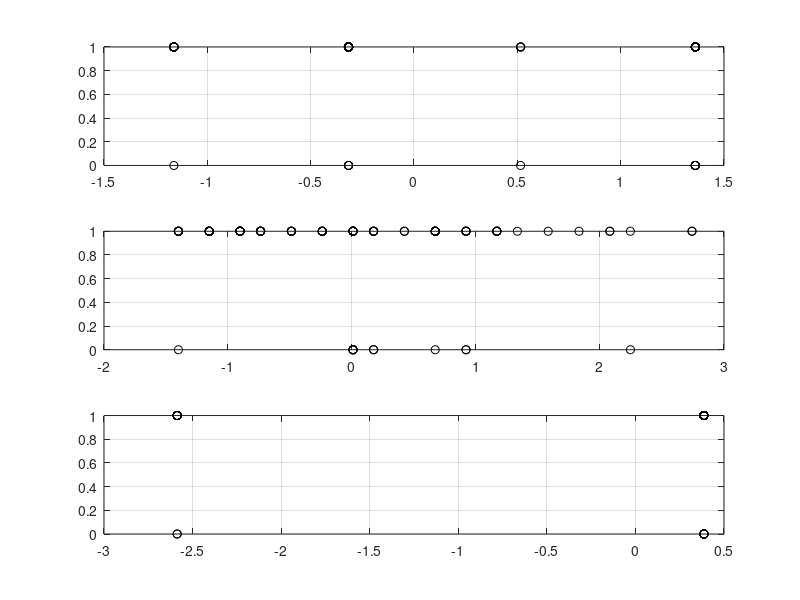
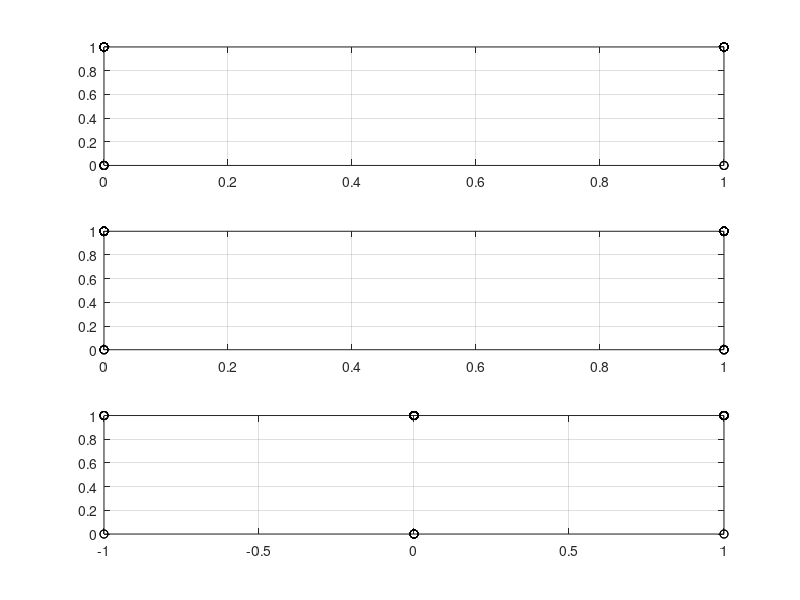
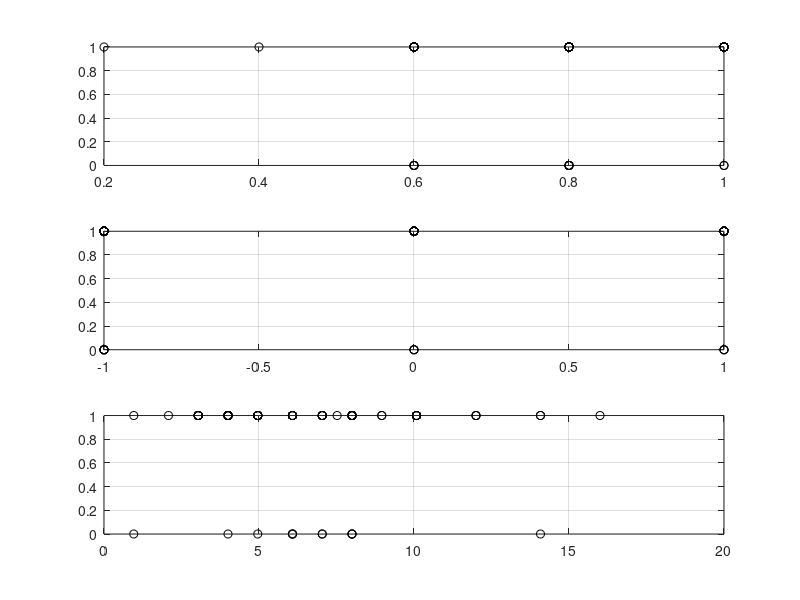

MATLAB code for these plots, in order:
clear all;
pkg load signal;

R = dlmread("fertility_Diagnosis.csv",";");
L = 100;
x = zeros(9,L);
x(1,:) = R(:,1)'; %season: winter: -1, spring: -0.33, summer: 0.33, fall: 1 
x(2,:) = R(:,2)' * 8 + 18; %age: 18...36
x(3,:) = R(:,3)';%child diseases: yes: 0, no: 1
x(4,:) = R(:,4)';%trauma or accident: yes: 0, no: 1
x(5,:) = R(:,5)';%surgical: yes: 0, no: 1
x(6,:) = R(:,6)';%high fevers: less than three months ago: -1, more than three months ago: 0, no; 1
x(7,:) = R(:,7)';%alcohol: several times a day: 0.2, every day: 0.4, several times a week: 0.6, once a week: 0.8, hardly ever or never: 1
x(8,:) = R(:,8)';%smoking: never: -1, occasional: 0, daily: 1
x(9,:) = R(:,9)' * 16;%sitting: max 16h
y = R(:,10)';%diagnosis: normal: 1, otherwise: 0
%x1 = (0.5:0.25:5.25);
%x2 = (0.2:0.1:2.1);
%y = zeros(1,size(x1));

mean = zeros(1,9);
mean_s = zeros(1,9);
%Scaling needed for every feature vector befor merged into x
%Mean value = 0, standard deviation = 1
for i=1:9
   mean(i) = sum(x(i,:)/L);
   dev(i) = sqrt(sum((x(i,:)-mean(i)).^2)/L);
   x_s(i,:) = (x(i,:) - mean(i)) / dev(i);
   mean_s(i) = sum(x_s(i,:)/L);
   dev_s(i) = sqrt(sum((x_s(i,:)-mean_s(i)).^2)/L);
end

%theta
h = zeros(10,1);

X = zeros(L,10);

for i=1:L
   X(i,1) = 1;
   X(i,2) = x_s(1,i);
   X(i,3) = x_s(2,i);
   X(i,4) = x_s(3,i);
   X(i,5) = x_s(4,i);
   X(i,6) = x_s(5,i);
   X(i,7) = x_s(6,i);
   X(i,8) = x_s(7,i);
   X(i,9) = x_s(8,i);
   X(i,10) = x_s(9,i);   
end

beta = 0.0002;
lambda = [0.0; 0.0; 0.0; 0.0; 0.0; 0.0; 0.0; 0.0; 0.0; 0.0;];
%lambda = [-0.5; -0.2;];

% Bayes estimation
for i=1:400
  H = 1 ./ (1 + exp(-(X * h)));
  h = h - beta * ((X' * H) - (X' * y') + (lambda * h' * h ));
end

% Regression result
Y_r = 1 ./ (1 + exp(-(X * h)));

p = zeros(1,9);
p(1) = -1; %season: winter: -1, spring: -0.33, summer: 0.33, fall: 1 
p(2) = 36; %age: 18...36
p(3) = 0; %child diseases: yes: 0, no: 1
p(4) = 1; %trauma or accident: yes: 0, no: 1
p(5) = 1; %surgical: yes: 0, no: 1
p(6) = 1; %high fevers: less than three months ago: -1, more than three months ago: 0, no; 1
p(7) = 1; %alcohol: several times a day: 0.2, every day: 0.4, several times a week: 0.6, once a week: 0.8, hardly ever or never: 1
p(8) = -1; %smoking: never: -1, occasional: 0, daily: 1
p(9) = 4; %sitting: max 16h

p_s(1) = 1;
for i=2:10
   p_s(i) = (p(i-1) - mean(i-1)) / dev(i-1);
end

Y_p = p_s * h;
Y_p = min(Y_p,1);
Y_p = max(Y_p,0);

figure(1)
clf
subplot(3,1,1)
plot(x_s(1,:),y,'ok')
%plot(x_s(1,:),y,'ok')
%axis([0 0.2 0 1.2])
%ylabel('Input signal')
%xlabel('Time in s','fontweight','normal','FontName','Arial', 'FontSize',10)
%title('Input signal','fontweight','normal','FontName','Arial', 'FontSize',12)
grid on
subplot(3,1,2)
plot(x_s(2,:),y,'ok')
%axis([0 0.2 0 1.2])
%ylabel('Input signal')
%xlabel('Time in s','fontweight','normal','FontName','Arial', 'FontSize',10)
%title('Input signal','fontweight','normal','FontName','Arial', 'FontSize',12)
grid on
subplot(3,1,3)
plot(x_s(3,:),y,'ok')
%axis([0 0.2 0 1.2])
%ylabel('Input signal')
%xlabel('Time in s','fontweight','normal','FontName','Arial', 'FontSize',10)
%title('Input signal','fontweight','normal','FontName','Arial', 'FontSize',12)
grid on

figure(2)
subplot(3,1,1)
plot(x(4,:),y,'ok')
%axis([0 0.2 0 1.2])
%ylabel('Input signal')
%xlabel('Time in s','fontweight','normal','FontName','Arial', 'FontSize',10)
%title('Input signal','fontweight','normal','FontName','Arial', 'FontSize',12)
grid on
subplot(3,1,2)
plot(x(5,:),y,'ok')
%axis([0 0.2 0 1.2])
%ylabel('Input signal')
%xlabel('Time in s','fontweight','normal','FontName','Arial', 'FontSize',10)
%title('Input signal','fontweight','normal','FontName','Arial', 'FontSize',12)
grid on
subplot(3,1,3)
plot(x(6,:),y,'ok')
%axis([0 0.2 0 1.2])
%ylabel('Input signal')
%xlabel('Time in s','fontweight','normal','FontName','Arial', 'FontSize',10)
%title('Input signal','fontweight','normal','FontName','Arial', 'FontSize',12)
grid on

figure(3)
subplot(3,1,1)
plot(x(7,:),y,'ok')
%axis([0 0.2 0 1.2])
%ylabel('Input signal')
%xlabel('Time in s','fontweight','normal','FontName','Arial', 'FontSize',10)
%title('Input signal','fontweight','normal','FontName','Arial', 'FontSize',12)
grid on
subplot(3,1,2)
plot(x(8,:),y,'ok')
%axis([0 0.2 0 1.2])
%ylabel('Input signal')
%xlabel('Time in s','fontweight','normal','FontName','Arial', 'FontSize',10)
%title('Input signal','fontweight','normal','FontName','Arial', 'FontSize',12)
grid on
subplot(3,1,3)
plot(x(9,:),y,'ok')
%axis([0 0.2 0 1.2])
%ylabel('Input signal')
%xlabel('Time in s','fontweight','normal','FontName','Arial', 'FontSize',10)
%title('Input signal','fontweight','normal','FontName','Arial', 'FontSize',12)
grid on
%{
figure(2)
clf
subplot(2,1,1)
%plot(x1,Y_r,'k')
plot((x_s1 * dev1) + mean1,Y_r,'k')
%axis([0 0.2 0 1.2])
%ylabel('Input signal')
%xlabel('Time in s','fontweight','normal','FontName','Arial', 'FontSize',10)
%title('Input signal','fontweight','normal','FontName','Arial', 'FontSize',12)
grid on
subplot(2,1,2)
%plot(x2,Y_r,'k')
plot((x_s2 * dev2) + mean2,Y_r,'k')
%axis([0 0.2 0 1.2])
%ylabel('Input signal')
%xlabel('Time in s','fontweight','normal','FontName','Arial', 'FontSize',10)
%title('Input signal','fontweight','normal','FontName','Arial', 'FontSize',12)
grid on
%}